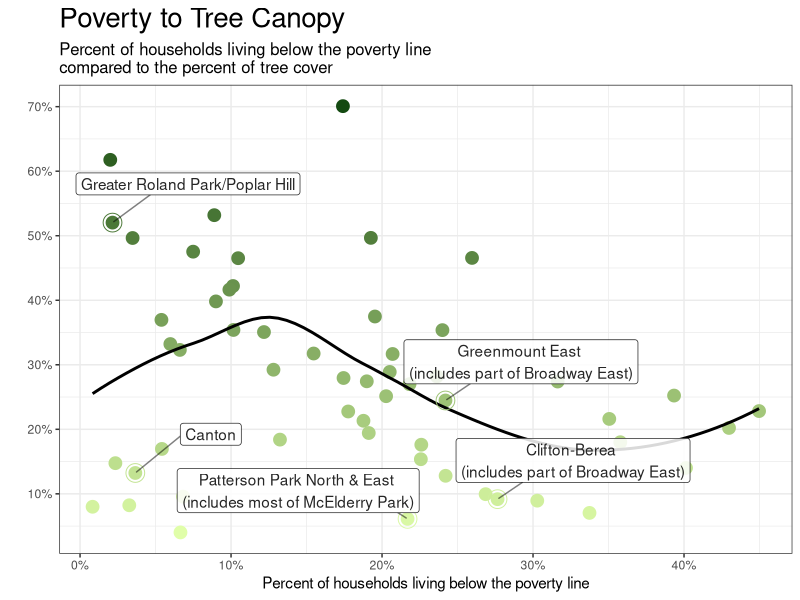
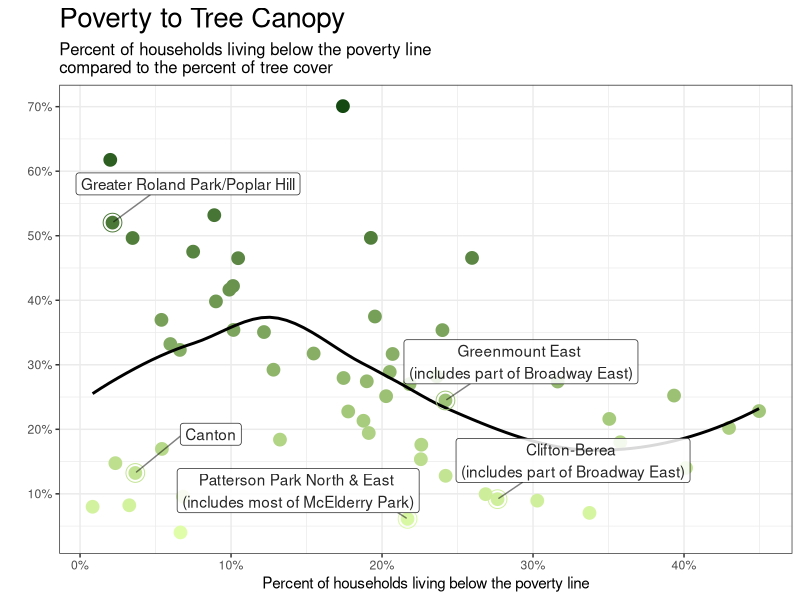

The R source for these figures, in order:
#### Analysis of Community Statistical Areas
#### CSA poverty to tree canopy 

#################################################################
######## Install necessary packages and load libraries ##########
#################################################################

# install.packages('RColorBrewer', dependencies = T)
library(tidyverse)
library(here) # A helpful package for file management
library(viridis) # A pretty, colorblind-friendly set of palettes
library(colorspace)

# Turn off scientific notation
options(scipen = 999)

###############################
####### LOAD DATA ########
###############################

csa_tree_temp_demographics <- read_csv(here(
  # PATH
  "data", "output-data", "cleaned", "tree-temp-demographic-w-naip-lidar-use",
  # FILE NAME
  "csa_lidartree_temp_demographics.csv")) %>%
  select(matches("csa2010"), 
         matches("09-63_mean"),
         matches("temp_mean_aft"),
         matches("median_household_income"), 
         matches("percent_of_households_earning_less_than_25_000"), 
         matches("percent_of_households_earning_25_000_to_40_000"), 
         matches("percent_of_households_earning_40_000_to_60_000"), 
         matches("percent_of_households_earning_60_000_to_75_000"), 
         matches("percent_of_households_earning_more_than_75_000"), 
         matches("percent_of_family_households_living_below_the_poverty_line")) %>%
  mutate_at(vars(matches("percent")), round, 2)

###############################
####### PLOTTING STUFF ########
###############################

## First graph
# csa_tree_temp_demographics %>%
#   ggplot() +
#   geom_point(aes(x = median_household_income/1000,
#                  y = `09-63_mean`,
#                  color = `09-63_mean`),
#              size=4) +
#   # This section shows the trend line
#   geom_smooth(aes(x = median_household_income/1000,
#                   y = `09-63_mean`), se = FALSE) +
#   coord_flip() +
#   scale_color_viridis(direction = -1) +
#   labs(title = "Median Income to Percent Tree Canopy",
#        subtitle = "In thousands of dollars",
#        x = "",
#        y = "") +
#   scale_x_continuous(label = scales::dollar_format(),
#                      breaks = seq(0, 150, 10)) +
#   scale_y_continuous(label = scales::percent_format(accuracy = 1.0),
#                      breaks = seq(0, 1, .1)) +
#   theme_bw() +
#   theme(legend.position = "none",
#         plot.title = element_text(size = 20),
#         plot.subtitle = element_text(size = 16))
# 
# # Save to file
# ggsave(filename = "median-income-to-mean-tree-cover.png",
#        device = "png", path = here("data", "output-data", "income-to-treecover"),
#        width = 6, height = 6, units = "in")


# CSAs to call out
callout_ls <- c("Canton", "Clifton-Berea", "Greater Roland Park/Poplar Hill", "Greenmount East")

## Revised graph
csa_tree_temp_demographics %>%
  # Start ggplot and set x and y for entire plot
  ggplot(aes(
    x = percent_of_family_households_living_below_the_poverty_line/100, 
    y = `09-63_mean`
    )) +
  # This section for the basic scatterplot
  geom_point(aes(color = `09-63_mean`),
             size=4) +
  # This section shows the trend line
  geom_smooth(se = FALSE, # Removes gray banding
              #method = loess, method.args = list(family = "symmetric"), # Reduces outlier effect
              color = "black"
  ) +
  # This section for circling all sample neighborhood points
  geom_point(data = csa_tree_temp_demographics %>%
               filter((csa2010 %in% callout_ls) 
                      # Patterson Park must be included seperately because of its unique label positioning
                      | (csa2010 == "Patterson Park North & East") 
                      ),
             aes(color = `09-63_mean`),
             size=6, shape = 1) +
  # This section for labeling Canton, etc.
  ggrepel::geom_label_repel(data = csa_tree_temp_demographics %>%
                              filter(csa2010 %in% callout_ls) %>%
                              mutate(csa2010 = case_when(
                                csa2010 == "Greenmount East" ~ "Greenmount East \n(includes part of Broadway East)", 
                                csa2010 == "Clifton-Berea" ~ "Clifton-Berea \n(includes part of Broadway East)",
                                T ~ csa2010)),
            aes(label = csa2010),
            min.segment.length = .1,
            segment.alpha = .5,
            alpha = .85,
            nudge_x = .05,
            nudge_y = .06) +
  # This section for labeling Patterson Park (so it can be nudged)
  ggrepel::geom_label_repel(data = csa_tree_temp_demographics %>%
                              filter(csa2010 == "Patterson Park North & East") %>%
                              mutate(csa2010 = case_when(
                                csa2010 == "Patterson Park North & East" ~ "Patterson Park North & East \n(includes most of McElderry Park)",
                                T ~ csa2010)),
                            aes(label = csa2010),
                            min.segment.length = .1,
                            segment.alpha = .5,
                            alpha = .85,
                            nudge_x = -.06,
                            nudge_y = .03) +
  # Colors and label formatting follow
  #coord_flip() +
  scale_colour_gradient(low = "#E0FEA9", high = "#144A11") +
  labs(title = "Poverty to Tree Canopy",
       subtitle = "Percent of households living below the poverty line \ncompared to the percent of tree cover",
       x = "Percent of households living below the poverty line",
       y = "") +
  scale_x_continuous(label = scales::percent_format(accuracy = 1.0),
                     breaks = seq(0, 1, .1)) + 
  scale_y_continuous(label = scales::percent_format(accuracy = 1.0),
                     breaks = seq(0, 1, .1)) + 
  theme_bw() +
  theme(legend.position = "none",
        plot.title = element_text(size = 20),
        plot.subtitle = element_text(size = 12))

# Save to file
ggsave(filename = "poverty-to-mean-tree-cover2.png",
       device = "png", path = here("data", "output-data", "income-to-treecover"),
       width = 8, height = 8, units = "in")
